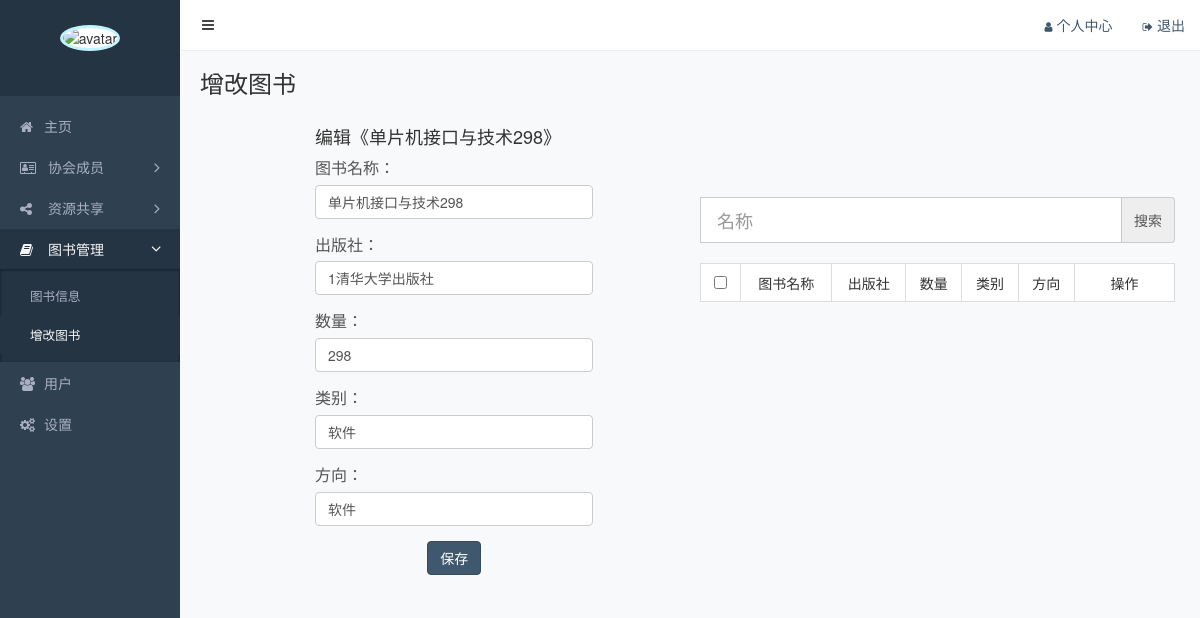
Screenshot of /admin/library-add.php?from=library&id=606 (signed in) with the database file from the repository.
### tables this page shows
CREATE TABLE `library`  (
  `id` int(11) NOT NULL AUTO_INCREMENT COMMENT '主键',
  `name` varchar(200) NOT NULL COMMENT '名称',
  `press` varchar(200) NOT NULL COMMENT '出版社',
  `number` int(11) NULL DEFAULT NULL COMMENT '数量',
  `category` varchar(200) NULL DEFAULT NULL COMMENT '类别',
  `direction` varchar(200) NULL DEFAULT NULL COMMENT '方向',
  PRIMARY KEY (`id`) USING BTREE
);

### functions.php (called while the page is built, shortened)
<?php
function wx_connect_sql() {
    $connection = mysqli_connect(WX_DB_HOST, WX_DB_USER, WX_DB_PASS, WX_DB_NAME);
    mysqli_set_charset($connection, 'utf8');
    return $connection;
}
function wx_fetch_all ($sql) {
    $connection = wx_connect_sql();
    $data = array();
    if ($result = mysqli_query($connection ,$sql)) {
        while ($row = mysqli_fetch_array($result)) {
            $data[] = $row;
        }
    }
    return $data = isset($data) ? $data : null;
}
function wx_fetch_one ($sql) {
    $data = wx_fetch_all($sql);
    return isset($data[0]) ? $data[0] : null;
}

### admin/library-add.php (the view, shortened to what this page needs)
<?php
    require_once '../functions.php';
    if (empty($_GET['id'])) {
        if ($_SERVER['REQUEST_METHOD'] === 'POST') {
            add_library();
        }
    }else {
        $id = (int)$_GET['id'];
        $from = isset($_GET['from']) ? $_GET['from'] : '';
        $current_edit = wx_fetch_one("select * from {$from} where id = {$id}");
    }
?>
<!DOCTYPE html>
<html lang="en">
<head>
    <link rel="stylesheet" href="/static/assets/vendors/bootstrap/css/bootstrap.css">
    <link rel="stylesheet" href="/static/assets/vendors/font-awesome/css/font-awesome.css">
    <link rel="stylesheet" href="/static/assets/vendors/nprogress/nprogress.css">
    <link rel="stylesheet" href="/static/assets/css/admin.css">
</head>
<body>
    <div class="main">
        <?php include 'inc/navbar.php' ?>
        <div class="container-fluid">
            <div class="page-title">
                <h1>增改图书</h1>
            </div>
            <div class="row">
                <div class="col-md-6 add">
                    <?php if(isset($current_edit)): ?>
                    <form class="col-md-10" action="<?php echo $_SERVER['PHP_SELF']; ?>?from=library&id=<?php echo $current_edit['id'] ?>" method="post">
                        <h4>编辑《<?php echo $current_edit['name'] ?>》</h4>
                        <div class="form-group">
                            <label for="name">图书名称：</label>
                            <input id="name" class="form-control" name="name" type="text" placeholder="名称"
                            value="<?php echo $current_edit['name'] ?>">
                        </div>
                        <div class="form-group">
                            <label for="press">出版社：</label>
                            <input id="press" class="form-control" name="press" type="text" placeholder="出版社"
                            value="<?php echo $current_edit['press']; ?>">
                        </div>
                        <div class="form-group">
                            <label for="number">数量：</label>
                            <input id="number" class="form-control" name="number" type="text" placeholder="数量"
                            value="<?php echo $current_edit['number']; ?>">
                        </div>
                        <div class="form-group">
                            <label for="category">类别：</label>
                            <input id="category" class="form-control" name="category" type="text" placeholder="类别"
                            value="<?php echo $current_edit['direction'] ?>">
                        </div>
                        <div class="form-group">
                            <label for="direction">方向：</label>
                            <input id="direction" class="form-control" name="direction" type="text" placeholder="方向"
                            value="<?php echo $current_edit['direction'] ?>">
                        </div>
                        <div class="form-group text-center">
                            <button class="btn btn-primary" type="submit">保存</button>
                        </div>
                    </form>
                    <?php endif; ?>
                </div>
                <div class="col-md-6 search">
                    <div class="search-input">
                        <div id="box-search" class="input-group">
                            <input id="search-name" type="text" class="form-control input-lg" placeholder="名称">
                            <span id="search" class="input-group-addon btn btn-primary">搜索</span>
                        </div>
                    </div>
                    <div>
                        <table class="table table-striped table-bordered table-hover">
                            <thead>
                                <tr>
                                    <th class="text-center" width="40"><input type="checkbox"></th>
                                    <th class="text-center">图书名称</th>
                                    <th class="text-center">出版社</th>
                                    <th class="text-center">数量</th>
                                    <th class="text-center">类别</th>
                                    <th class="text-center">方向</th>
                                    <th class="text-center" width="100">操作</th>
                                </tr>
                            </thead>
                        </table>
                    </div>
                </div>
            </div>
        </div>
    </div>
    <?php include 'inc/sidebar.php'?>
</body>
</html>

### static/assets/css/admin.css (style rules this page uses)
body { background: #f8f9fb; -webkit-font-smoothing: antialiased; -moz-osx-font-smoothing: grayscale; }
.form-control { box-shadow: none; }
.main { position: relative; overflow: hidden; min-width: 844px; min-height: 100vh; padding: 70px 5px 20px 185px; }
.main .container-fluid .page-title { overflow: hidden; margin-bottom: 20px; }
.main .container-fluid .page-title h1 { display: inline-block; margin: 0; font-size: 24px; font-weight: 400; }
.main .container-fluid table { background-color: #fff; }
.main .container-fluid th { border-bottom: 1px; font-weight: 400; }
.main .container-fluid label { color: #555; font-weight: normal; }
.main .container-fluid .add { margin-top: 0px; margin-left: 100px; max-width: 400px; font-size: 16px; }
.main .container-fluid .add label { display: inline-block; }
.main .container-fluid .row .search-input { margin-top: 80px; }
.main .container-fluid .row .search-input .input-group input { border-radius: 0; }
#box-search { margin-bottom: 10px; }

### rows the page displays
library: name "单片机接口与技术298", press "1清华大学出版社", number "298", category "软件", direction "软件"
